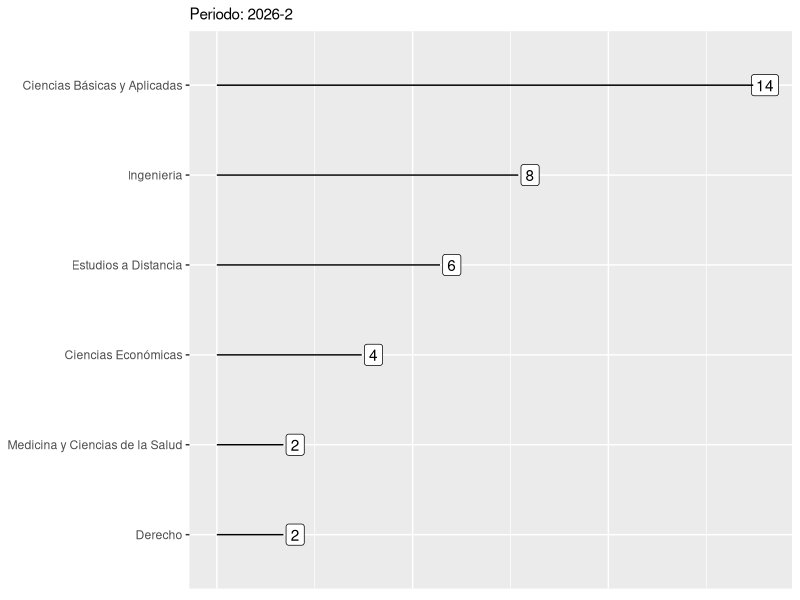

Write R code to recreate this figure.
## ---- chunk 1
#| label: load-packages
library(tidyverse)
## ---- chunk 2
#| label: fig-enrolled
#| fig-cap: "Inscritos en el curso R para análisis de datos por facultad"

enrolled <- read_csv(
  file = "../data/enrolled-clean_2026-2.csv"
)

enrolled |>
  count(facultad) |>
  ggplot(
    aes(x = n, y = fct_reorder(.f = facultad, .x = n))
  ) +
  geom_label(
    aes(label = n)
  ) +
  geom_segment(
    aes(x = n - 0.3, xend = 0, yend = facultad)
  ) +
  labs(
    subtitle = "Periodo: 2026-2",
    x = NULL,
    y = NULL
  ) +
  theme(
    axis.text.x = element_blank(),
    axis.ticks.x = element_blank()
  )
